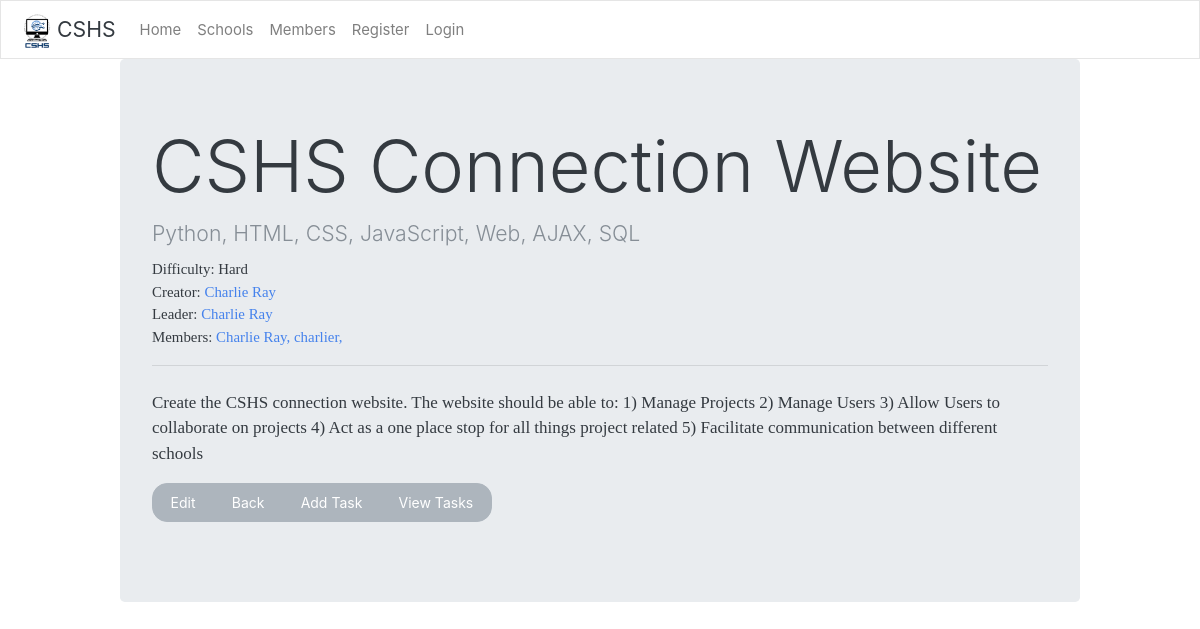
The app's page /projects/2/ with its own data.
### projects/models.py (models this page shows)
class Project(models.Model):
    creator = models.ForeignKey(settings.AUTH_USER_MODEL, on_delete=models.DO_NOTHING, related_name="created_projects", null=False)
    project_leader = models.ForeignKey(settings.AUTH_USER_MODEL, on_delete=models.DO_NOTHING, related_name="leaded_projects", null=True)
    project_members = models.ManyToManyField(settings.AUTH_USER_MODEL, related_name="projects")
    title = models.CharField(max_length=50, null=False)
    description = models.TextField()
    related_skills = models.JSONField()
    difficulty = models.IntegerField()
    start_date = models.DateField(null=True)
    completion_date = models.DateField(null=True)
    deadline = models.DateField()
    active = models.BooleanField(default=True)

### users/models.py (models this page shows)
class User(AbstractUser):
    username = models.CharField(_("username"), max_length=100)
    email = models.EmailField(_('email address'), unique=True)
    USERNAME_FIELD = 'email'
    REQUIRED_FIELDS = ['username']
    objects = UserManager()

### projects/views.py (the view)
# urls.py: path("<int:project_id>/", views.single_project, name="view"),
def single_project(response, project_id):
    project = Project.objects.get(id=project_id)
    return render(response, "projects/individual_project.html", {'project': project})

### projects/templatetags/project_functions.py (called while the page is built)
@register.filter(name='format_relative_skills')
def format_relative_skills(skills):
    return_str = ""
    for item in skills:
        if item == "":
            pass
        else:
            return_str += str(item) + ", "
    return return_str[:-2]

@register.filter(name="format_leader")
def format_leader(leader):
    if leader is None:
        return False
    return True

@register.filter(name="format_members")
def format_members(members):
    members = members.all()
    if len(members) == 0:
        return False
    return True

@register.filter(name="format_difficulty")
def format_difficulty(difficulty):
    if difficulty == 1:
        return "Very Easy"
    if difficulty == 2:
        return "Easy"
    if difficulty == 3:
        return "Medium"
    if difficulty == 4:
        return "Hard"
    if difficulty == 5:
        return "Very Hard"
    return "Unkown Difficulty"

### projects/templates/projects/individual_project.html (shortened to what this page needs)
{% extends "main/home.html" %}
{% load crispy_forms_tags %}
{% load project_functions %}
{% block constantcontent %}
    <div class="jumbotron" style="width: 80%; margin: auto;">
        <h1 class="display-3">{{project.title}}</h1>
        <p class="lead">{{project.related_skills | format_relative_skills}}</p>
        <p class="project-info"><small>Difficulty: {{project.difficulty | format_difficulty}}</small></p>
        <p class="project-info"><small>Creator: <a href="/profile/{{project.creator.id}}">{{project.creator.username}}</a></small></p>
        {% if project.project_leader|format_leader %}
            <p class="project-info"><small>Leader: <a href="/profile/{{project.project_leader.id}}">{{project.project_leader.username}}</a></small></p>
        {% else %}
            <p class="project-info"><small>Leader: Vacant</small></p>
        {% endif %}
        {% if project.project_members|format_members %}
        <p class="project-info"><small>Members:
            {% for member in project.project_members.all %}
            <a href="/profile/{{member.id}}">{{member.username}}, </a>
            {% endfor %}
        </small></p>
        {% else %}
        <p class="project-info"><small>Members: </small></p><span class="badge badge-pill badge-danger">This project has no members!</span>
        {% endif %}
        <hr class="my-4">
        <p>{{project.description}}</p>
        <p class="lead">
        <div class="btn-group" role="group">
            <a class="btn btn-secondary" href="edit/" role="button">Edit</a>
            <button type="button" class="btn btn-secondary" onclick="history.back()">Back</button>
            <a class="btn btn-secondary" href="addtask/" role="button">Add Task</a>
            <a class="btn btn-secondary" href="viewtasks/" role="button">View Tasks</a>
        </div>
        </p>
    </div>
{% endblock %}

### projects/templates/projects/individual_project.html (style rules this page uses)
.project-info { line-height: 0.4em; }

### records on screen
Project: title "CSHS Connection Website", related_skills "Python, HTML, CSS, JavaScript, Web, AJAX, SQL", difficulty "Hard", creator.username "Charlie Ray", project_leader.username "Charlie Ray", description "Create the CSHS connection website. The website should be able to: 1) Manage Projects 2) Manage Users 3) Allow Users to collaborate on projects 4) Act as a one place stop for all things project related 5) Facilitate communication between different schools"
User: username "Charlie Ray"
User: username "charlier"
